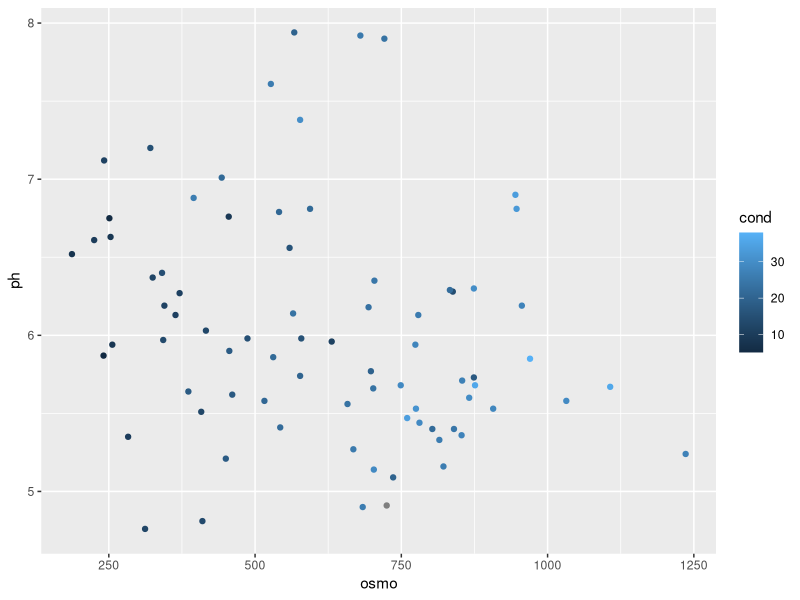
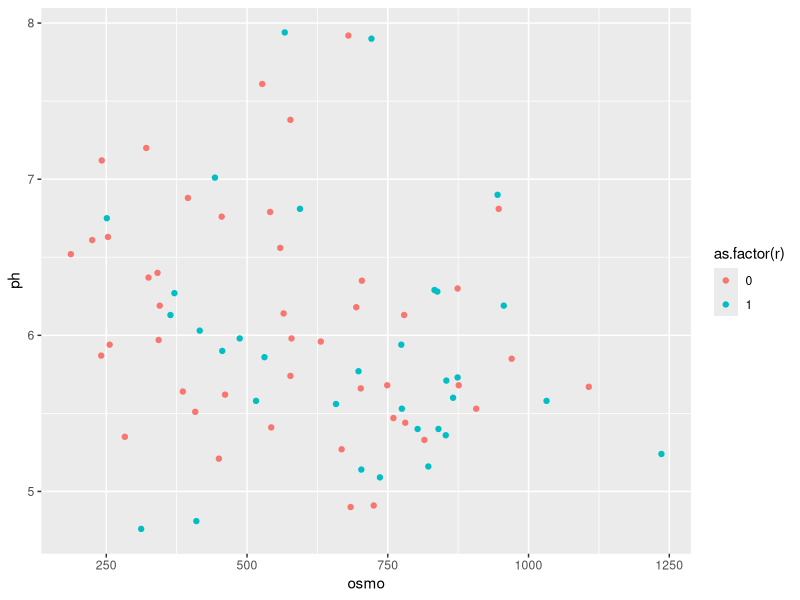

Write R code to recreate these figures, in order.
## ---- chunk 1
knitr::opts_chunk$set(
  warning = FALSE, 
  message = FALSE,
  echo = TRUE
)
## ---- chunk 2
library(tidyverse)
## ---- chunk 3
# Load libraries
library(tidyverse)
library(boot)

# Load data
urine <- boot::urine

# Look at help file for more info
# ?urine

# Create a quick scatterplot
ggplot(data = urine, aes(x = osmo, y = ph)) +
  geom_point(aes(colour = cond))
## ---- chunk 4
ggplot(data = urine, aes(x = osmo, y = ph)) +
  geom_point(aes(colour = as.factor(r)))
